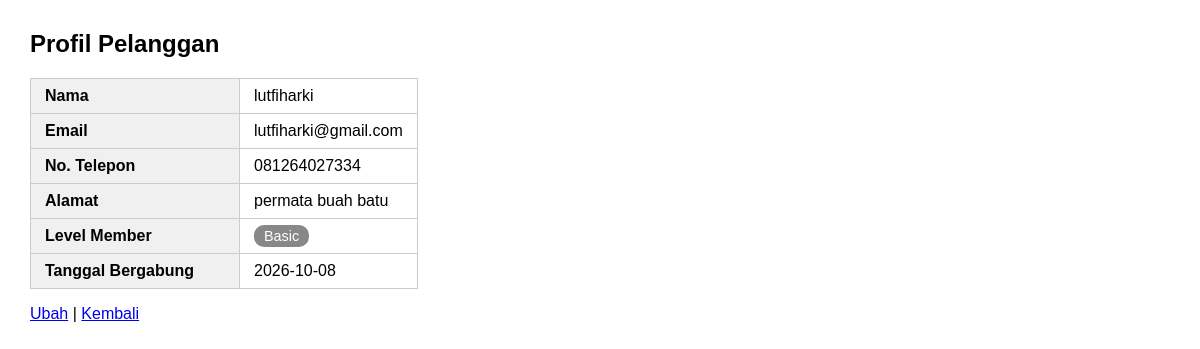
Page /detail.php?id=6 (signed in) on the committed database.
### tables this page shows
CREATE TABLE `pelanggan` (
  `id` int NOT NULL,
  `nama` varchar(100) NOT NULL,
  `email` varchar(100) NOT NULL,
  `password` varchar(255) NOT NULL,
  `no_telepon` varchar(20) DEFAULT NULL,
  `alamat` text,
  `level_member` enum('Basic','Gold','VIP') NOT NULL DEFAULT 'Basic',
  `tanggal_bergabung` date NOT NULL DEFAULT (curdate()),
  `created_at` timestamp NULL DEFAULT CURRENT_TIMESTAMP,
  `updated_at` timestamp NULL DEFAULT CURRENT_TIMESTAMP ON UPDATE CURRENT_TIMESTAMP
);

### config/database.php (called while the page is built)
<?php
function getConnection(): PDO {
    $host = 'localhost';
    $db   = 'venue_olahraga';
    $user = 'root';
    $pass = '';
    $pdo = new PDO("mysql:host=$host;dbname=$db;charset=utf8mb4", $user, $pass, [
        PDO::ATTR_ERRMODE            => PDO::ERRMODE_EXCEPTION,
        PDO::ATTR_DEFAULT_FETCH_MODE => PDO::FETCH_ASSOC,
    ]);
    return $pdo;
}

### models/pelanggan.php (called while the page is built, shortened)
<?php
require_once __DIR__ . '/../config/database.php';
class Pelanggan {
    private PDO $db;
    public function __construct() {
        $this->db = getConnection();
    }
    public function cari(int $id): ?array {
        $st = $this->db->prepare('SELECT * FROM pelanggan WHERE id = ?');
        $st->execute([$id]);
        return $st->fetch() ?: null;
    }
}

### detail.php (the view, shortened to what this page needs)
<?php
require 'models/Pelanggan.php';
$id = (int)($_GET['id'] ?? 0);
$p = (new Pelanggan())->cari($id);
?>
<!DOCTYPE html>
<html lang="id">
<head>
</head>
<body>
    <h2>Profil Pelanggan</h2>
    <table>
        <tr><th>Nama</th><td><?= htmlspecialchars($p['nama']) ?></td></tr>
        <tr><th>Email</th><td><?= htmlspecialchars($p['email']) ?></td></tr>
        <tr><th>No. Telepon</th><td><?= htmlspecialchars($p['no_telepon'] ?? '-') ?></td></tr>
        <tr><th>Alamat</th><td><?= nl2br(htmlspecialchars($p['alamat'] ?? '-')) ?></td></tr>
        <tr>
            <th>Level Member</th>
            <td><span class="badge <?= htmlspecialchars($p['level_member']) ?>"><?= htmlspecialchars($p['level_member']) ?></span></td>
        </tr>
        <tr><th>Tanggal Bergabung</th><td><?= $p['tanggal_bergabung'] ?></td></tr>
    </table>
    <p>
        <a href="ubah.php?id=<?= $p['id'] ?>">Ubah</a> |
        <a href="index.php">Kembali</a>
    </p>
</body>
</html>

### detail.php (style rules this page uses)
body { font-family: Arial, sans-serif; margin: 30px; }
table { border-collapse: collapse; }
th, td { border: 1px solid #ccc; padding: 8px 14px; text-align: left; }
th { background: #f0f0f0; width: 180px; }
.badge { padding: 3px 10px; border-radius: 10px; color: #fff; font-size: 0.9em; }
.Basic { background: #888; }

### rows in the picture
pelanggan: nama "lutfiharki", email "lutfiharki@gmail.com", no_telepon "081264027334", alamat "permata buah batu", level_member "Basic", tanggal_bergabung "2026-10-08"
